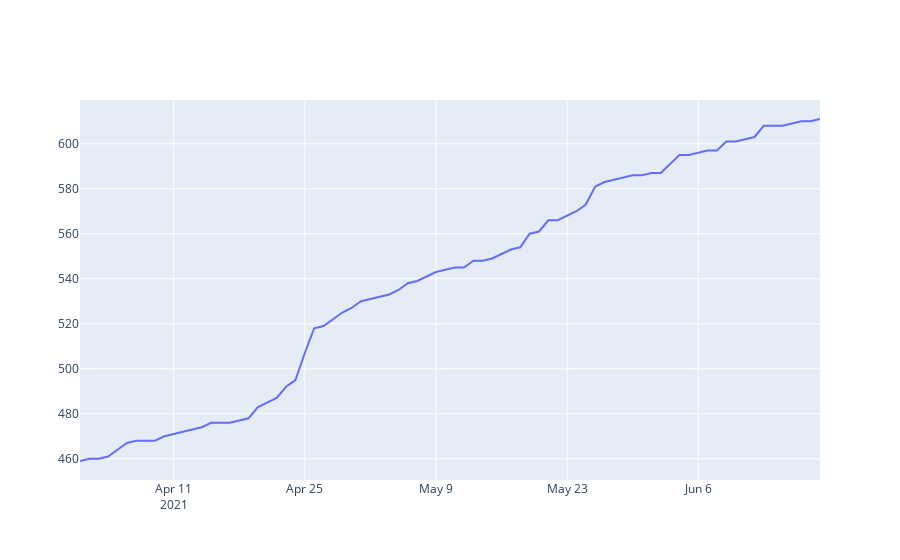

Notebook code cell kept with this figure:
### Code cell
fig = go.Figure([go.Scatter(x=df['date'], y=df['pv'])])

offline.iplot(fig)
